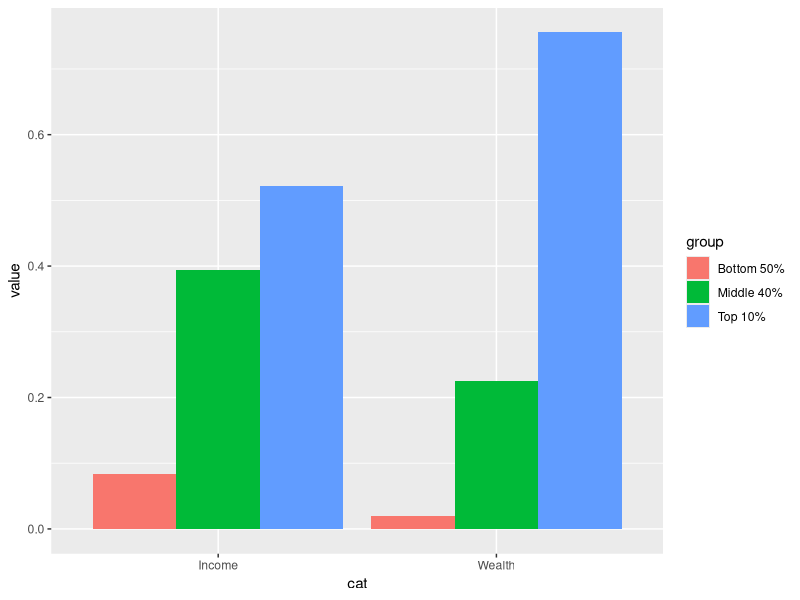
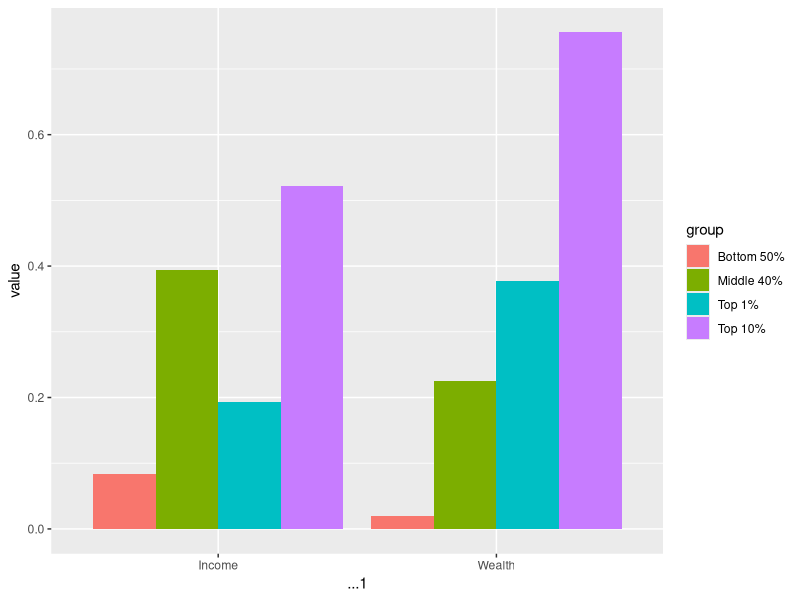
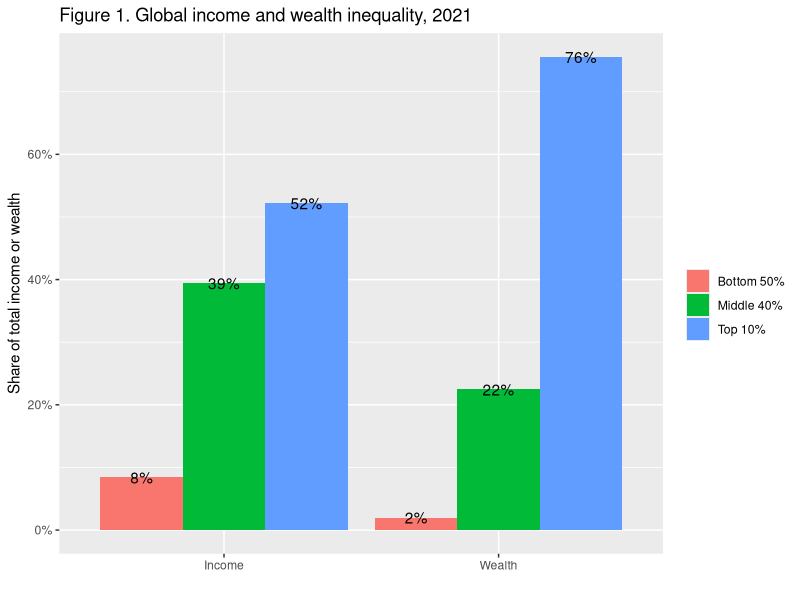
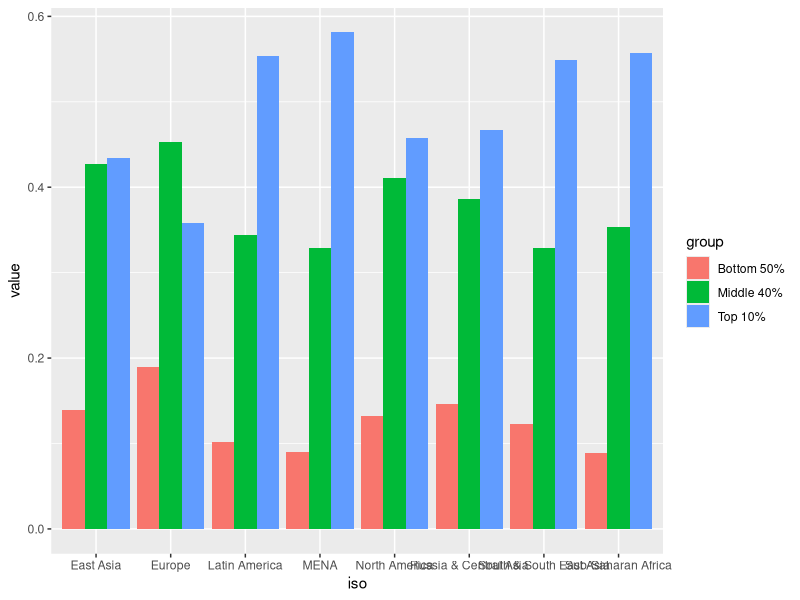

These charts were generated, in order, by the following R code: (Note: this script raises an error after producing the figures.)
## ---- chunk 1
library(tidyverse)
library(readxl)
## ---- chunk 2
excel_sheets("./data/WIR2022s.xlsx")
## ---- chunk 3
df_f1 <- read_excel("./data/WIR2022s.xlsx", sheet = "data-F1")
df_f1
## ---- chunk 4
df_f1_rev <- df_f1 %>% select(cat = ...1, 2:4) %>%
  pivot_longer(2:4, names_to = "group", values_to = "value")
df_f1_rev
## ---- chunk 5
df_f1_rev %>%
  ggplot(aes(x = cat, y = value, fill = group)) +
  geom_col(position = "dodge")
## ---- chunk 6
df_f1
## ---- chunk 7
(df_f1_rev <- df_f1 %>% pivot_longer(-1, names_to = "group", values_to = "value"))
## ---- chunk 8
df_f1_rev %>% 
  ggplot(aes(x = ...1, y = value, fill = group)) +
  geom_col(position = "dodge")
## ---- chunk 9
df_f1_rev %>% filter(group != "Top 1%") %>%
  ggplot() +
  geom_col(aes(x = ...1, y = value, fill = group), position = "dodge") +
  geom_text(aes(x = ...1, y = value, group = group, 
            label = scales::label_percent(accuracy=1)(value)), 
            position = position_dodge(width = 0.9)) + 
  scale_y_continuous(labels = scales::percent_format(accuracy = 1)) +
  labs(title = "Figure 1. Global income and wealth inequality, 2021",
       x = "", y = "Share of total income or wealth", fill = "")
## ---- chunk 10
df_f2 <- read_excel("./data/WIR2022s.xlsx", sheet = "data-F2")
df_f2
## ---- chunk 11
df_f2 %>% pivot_longer(cols = 3:5, names_to = "group", values_to = "value")
## ---- chunk 12
df_f2 %>% pivot_longer(cols = 3:5, names_to = "group", values_to = "value") %>%
  ggplot(aes(x = iso, y = value, fill = group)) +
  geom_col(position = "dodge")
## ---- chunk 13
df_f2 %>% pivot_longer(cols = 3:5, names_to = "group", values_to = "value")
## ---- chunk 14
df_f3 <- read_excel("./data/WIR2022s.xlsx", sheet = "data-F3")
df_f3
## ---- chunk 15
knitr::include_graphics("./data/F3.png")
## ---- chunk 16
df_f3$T10B50 %>% summary()
## ---- chunk 17
df_f3 %>% ggplot() + geom_histogram(aes(T10B50))
## ---- chunk 18
df_f3 %>% arrange(desc(T10B50))
## ---- chunk 19
df_f3 %>% 
  mutate(`Top 10 Bottom 50 Ratio` = cut(T10B50,breaks = c(5, 12, 13, 16, 19,140), 
                                        include.lowest = FALSE)) 
## ---- chunk 20
world_map <- map_data("world")
df_f3 %>% mutate(`Top 10 Bottom 50 Ratio` = cut(T10B50,breaks = c(5, 12, 13, 16, 19,140), 
                                        include.lowest = FALSE)) %>%
  ggplot(aes(map_id = Country)) + 
  geom_map(aes(fill = `Top 10 Bottom 50 Ratio`), map = world_map) + 
  expand_limits(x = world_map$long, y = world_map$lat)
## ---- chunk 21
world_map_wir <- world_map
world_map_wir$region[
  world_map_wir$region=="Democratic Republic of the Congo"]<-"DR Congo"
world_map_wir$region[world_map_wir$region=="Republic of Congo"]<-"Congo"
world_map_wir$region[world_map_wir$region=="Ivory Coast"]<-"Cote dIvoire"
world_map_wir$region[world_map_wir$region=="Vietnam"]<-"Viet Nam"
world_map_wir$region[world_map_wir$region=="Russia"]<-"Russian Federation"
world_map_wir$region[world_map_wir$region=="South Korea"]<-"Korea"
world_map_wir$region[world_map_wir$region=="UK"]<-"United Kingdom"
world_map_wir$region[world_map_wir$region=="Brunei"]<-"Brunei Darussalam"
world_map_wir$region[world_map_wir$region=="Laos"]<-"Lao PDR"
world_map_wir$region[world_map_wir$region=="Cote dIvoire"]<-"Cote d'Ivoire"
world_map_wir$region[world_map_wir$region=="Cape Verde"]<- "Cabo Verde"
world_map_wir$region[world_map_wir$region=="Syria"]<- "Syrian Arab Republic"
world_map_wir$region[world_map_wir$region=="Trinidad"]<- "Trinidad and Tobago"
world_map_wir$region[world_map_wir$region=="Tobago"]<- "Trinidad and Tobago"
## ---- chunk 22
df_f3 %>% mutate(`Top 10 Bottom 50 Ratio` = 
    cut(T10B50, breaks = c(5, 12, 13, 16, 19,140), include.lowest = FALSE)) %>%
  ggplot(aes(map_id = Country)) + 
  geom_map(aes(fill = `Top 10 Bottom 50 Ratio`), 
    map = world_map_wir) + 
    expand_limits(x = world_map_wir$long, y = world_map_wir$lat)
## ---- chunk 23
df_f3 %>% mutate(`Top 10 Bottom 50 Ratio` = 
    cut(T10B50,breaks = c(5, 12, 13, 16, 19,140), include.lowest = FALSE)) %>%
  ggplot(aes(map_id = Country)) + geom_map(aes(fill = `Top 10 Bottom 50 Ratio`), 
    map = world_map_wir) + expand_limits(x = world_map_wir$long, y = world_map_wir$lat) + 
  coord_map("orthographic", orientation = c(25, 60, 0))
## ---- chunk 24
df_f3 %>% mutate(`Top 10 Bottom 50 Ratio` = 
  cut(T10B50,breaks = c(5, 12, 13, 16, 19,140), include.lowest = FALSE)) %>%
  ggplot(aes(map_id = Country)) + geom_map(aes(fill = `Top 10 Bottom 50 Ratio`), 
    map = world_map_wir) + expand_limits(x = world_map_wir$long, y = world_map_wir$lat) + 
  coord_map("orthographic", orientation = c(15, -80, 0))
## ---- chunk 25
df_f3 %>% mutate(`Top 10 Bottom 50 Ratio` = 
  cut(T10B50,breaks = c(5, 12, 13, 16, 19,140), include.lowest = FALSE)) %>%
  ggplot(aes(map_id = Country)) + geom_map(aes(fill = `Top 10 Bottom 50 Ratio`), 
    map = world_map_wir) + 
  expand_limits(x = world_map_wir$long, y = world_map_wir$lat)
## ---- chunk 26
df_f3 %>% 
  mutate(`Top 10 Bottom 50 Ratio` = cut(T10B50,breaks = c(5, 12, 13, 16, 19,140), include.lowest = FALSE)) %>%
  ggplot(aes(map_id = Country)) + geom_map(aes(fill = `Top 10 Bottom 50 Ratio`), map = world_map_wir) + expand_limits(x = world_map_wir$long, y = world_map_wir$lat)  + 
  labs(title = "Figure 3. Top 10/Bottom 50 income gaps across the world, 2021",
       x = "", y = "", fill = "Top 10/Bottom 50 ratio") +
  theme(legend.position="bottom", 
        axis.text.x=element_blank(), axis.ticks.x=element_blank(),
        axis.text.y=element_blank(), axis.ticks.y=element_blank()) + 
  scale_fill_brewer(palette='YlOrRd')
## ---- chunk 27
df_f3 %>% anti_join(world_map_wir, by = c("Country" = "region"))
## ---- chunk 28
(df_f5 <- read_excel("./data/WIR2022s.xlsx", sheet = "data-F5"))
## ---- chunk 29
df_f5 %>% ggplot(aes(x = y, y = t10b50)) + geom_line() + geom_smooth(span=0.25, se=FALSE)
## ---- chunk 30
df_f9 <- read_excel("./data/WIR2022s.xlsx", sheet = "data-F9"); df_f9
## ---- chunk 31
df_f9 %>% 
  ggplot(aes(x = p, y = `Wealth growth 1995-2021`)) + geom_smooth(span = 0.30, se = FALSE)
## ---- chunk 32
df_f7 <- read_excel("./data/WIR2022s.xlsx", sheet = "data-F7"); df_f7
## ---- chunk 33
df_f7 %>% 
  pivot_longer(cols = 2:4, names_to = "type", values_to = "value") %>%
  ggplot(aes(x = y, y = value, color = type)) +
  stat_smooth(formula = y~x, method = "loess", span = 0.25, se = FALSE)
## ---- chunk 34
df_f10 <- read_excel("./data/WIR2022s.xlsx", sheet = "data-F10"); df_f10
## ---- chunk 35
df_f10 %>% 
  select(year, "Global Billionaire Wealth" = bn_hhweal, "Top 0.01%" = top0.1_hhweal) %>%
  pivot_longer(!year, names_to = "group", values_to = "value")
## ---- chunk 36
df_f10 %>% 
  select(year, "Global Billionaire Wealth" = bn_hhweal, "Top 0.01%" = top0.1_hhweal) %>%
  pivot_longer(!year, names_to = "group", values_to = "value") %>%
  ggplot() +
  stat_smooth(aes(x = year, y = value, color = group), formula = y~x, method = "loess", span = 0.25, se = FALSE)
## ---- chunk 37
df_f6 <- read_excel("./data/WIR2022s.xlsx", sheet = "data-F6"); df_f6
## ---- chunk 38
df_f6 %>% select(year = "...1", 2:3) %>%
  pivot_longer(cols = 2:3, names_to = "type", values_to = "value") %>%
  mutate(types = factor(type, 
      levels = c("Within-country inequality", "Between-country inequality"))) %>%
  ggplot(aes(x = year, y = value, fill = types)) +
  geom_area() +
  scale_y_continuous(labels = scales::percent_format(accuracy = 1)) +
  scale_x_continuous(breaks = round(seq(1820, 2020, by = 20),1)) + 
  scale_fill_manual(values=rev(scales::hue_pal()(2)), 
      labels = function(x) str_wrap(x, width = 15)) +
  labs(title = "Figure 6. Global income inequality: 
       \nBetween vs. within country inequality (Theil index), 1820-2020",
       x = "", y = "Share of global inequality (% of total Theil index)", fill = "") + 
  annotate("text", x = 1850, y = 0.28, 
      label = stringr::str_wrap("1820: Between country inequality represents 11% 
                                of global inequality", width = 20), size = 3) + 
  annotate("text", x = 1980, y = 0.70, 
      label = stringr::str_wrap("1980: Between country inequality represents 57% 
                                of global inequality", width = 20), size = 3) +
  annotate("text", x = 1990, y = 0.30, 
      label = stringr::str_wrap("2020: Between country inequality represents 32% 
                                of global inequality", width = 20), size = 3)
## ---- chunk 39
df_f11 <- read_excel("./data/WIR2022s.xlsx", sheet = "data-F11"); df_f11
## ---- chunk 40
df_f11 %>% rename(!year, US_bot50 = USbot50, US_top1 = UStop1, 
                  EU_bot50 = EUbot50, EU_top1 = EUtop1) 
## ---- chunk 41
df_f11 %>% 
  rename(!year, US_bot50 = USbot50, US_top1 = UStop1, EU_bot50 = EUbot50, EU_top1 = EUtop1) %>%
  pivot_longer(!year, names_to = c("group",".value"), names_sep = "_")
## ---- chunk 42
df_f11 %>% 
  rename(!year, US_bot50 = USbot50, US_top1 = UStop1, EU_bot50 = EUbot50, EU_top1 = EUtop1) %>%
  pivot_longer(!year, names_to = c("group",".value"), names_sep = "_") %>%
  pivot_longer(3:4, names_to = "type", values_to = "value") 
## ---- chunk 43
df_f11 %>% 
  rename(!year, US_bot50 = USbot50, US_top1 = UStop1, EU_bot50 = EUbot50, EU_top1 = EUtop1) %>%
  pivot_longer(!year, names_to = c("group",".value"), names_sep = "_") %>%
  pivot_longer(3:4, names_to = "type", values_to = "value") %>%
  ggplot() +
  stat_smooth(aes(x = year, y = value, color = group, linetype = type), formula = y ~ x, method = "loess", span = 0.25, se = FALSE) +
  scale_x_continuous(breaks = round(seq(1910, 2020, by = 10),1)) +
  scale_y_continuous(labels = scales::percent_format(accuracy = 1)) +
  labs(title = "Figure 11. Top 1% vs bottom 50% wealth shares \n in Western Europe and the US, 1910-2020", 
       x = "", y = "Share of total personal wealth (%)", color = "", linetype = "") +
  scale_linetype_manual(values = c("dotted","solid")) +
  annotate("text", x = 2000, y = 0.50, label = stringr::str_wrap("Wealth inequality has been rising at different speeds after a historical decline. The bottom 50% has always been extremely low.", width = 30), size = 3)
## ---- chunk 44
df_f8 <- read_excel("./data/WIR2022s.xlsx", sheet = "data-F8"); df_f8
## ---- chunk 45
df_f8 %>% 
  select(year, Germany_public = Germany, Germany_private = 'Germany (private)', 
         Spain_public = Spain, Spain_private = 'Spain (private)', 
         France_public = France, France_private = 'France (private)', 
         UK_public  = UK, UK_private = 'UK (private)', 
         Japan_public = Japan, Japan_private = 'Japan (private)', 
         Norway_public = Norway, Norway_private = 'Norway (private)',
         USA_public = USA, USA_private = 'USA (private)')
## ---- chunk 46
df_f8 %>% 
  select(year, Germany_public = Germany, Germany_private = 'Germany (private)', 
         Spain_public = Spain, Spain_private = 'Spain (private)', 
         France_public = France, France_private = 'France (private)', 
         UK_public  = UK, UK_private = 'UK (private)', 
         Japan_public = Japan, Japan_private = 'Japan (private)', 
         Norway_public = Norway, Norway_private = 'Norway (private)',
         USA_public = USA, USA_private = 'USA (private)') %>%
  pivot_longer(!year, names_to = c("country",".value"), names_sep = "_")
## ---- chunk 47
df_f8 %>% 
  select(year, Germany_public = Germany, Germany_private = 'Germany (private)', 
         Spain_public = Spain, Spain_private = 'Spain (private)', 
         France_public = France, France_private = 'France (private)', 
         UK_public  = UK, UK_private = 'UK (private)', 
         Japan_public = Japan, Japan_private = 'Japan (private)', 
         Norway_public = Norway, Norway_private = 'Norway (private)',
         USA_public = USA, USA_private = 'USA (private)') %>%
  pivot_longer(!year, names_to = c("country",".value"), names_sep = "_") %>%
  pivot_longer(3:4, names_to = "type", values_to = "value") 
## ---- chunk 48
df_f8 %>% 
  select(year, Germany_public = Germany, Germany_private = 'Germany (private)', 
         Spain_public = Spain, Spain_private = 'Spain (private)', 
         France_public = France, France_private = 'France (private)', 
         UK_public  = UK, UK_private = 'UK (private)', 
         Japan_public = Japan, Japan_private = 'Japan (private)', 
         Norway_public = Norway, Norway_private = 'Norway (private)',
         USA_public = USA, USA_private = 'USA (private)') %>%
  pivot_longer(!year, names_to = c("country",".value"), names_sep = "_") %>%
  pivot_longer(3:4, names_to = "type", values_to = "value") %>%
  ggplot() +
  stat_smooth(aes(x = year, y = value, color = country, linetype = type), 
              formula = y~x, method = "loess", span = 0.25, se = FALSE, size=0.75) +
  scale_y_continuous(labels = scales::percent_format(accuracy = 1)) +
  labs(title = "Figure 8. The rise of private versus the decline of public wealth 
       \nin rich countries, 1970-2020", 
       x = "", y = "wealth as as % of national income", color = "", type = "")
## ---- chunk 49
df_f15 <- read_excel("./data/WIR2022s.xlsx", sheet = "data-F15"); df_f15
## ---- chunk 50
df_f15 %>% mutate(region = rep(regionWID[!is.na(regionWID)], each = 3)) %>%
  select(region, group, tcap) %>%
  ggplot(aes(x = region, y = tcap, fill = group)) +
  geom_col(position = "dodge") + 
  scale_x_discrete(labels = function(x) stringr::str_wrap(x, width = 10)) +
  labs(title = "Figure 15 Per capita emissions across the world, 2019", 
       x = "", y = "tonnes of CO2e per person per year", fill = "")
